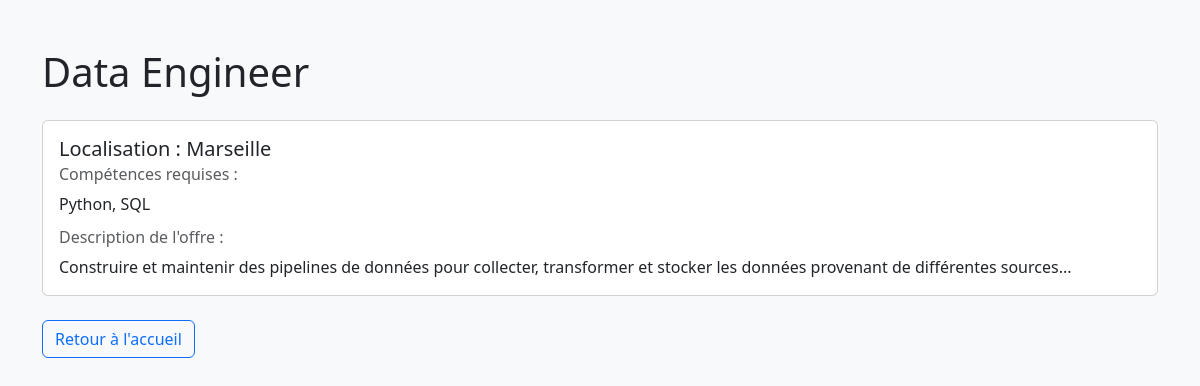
The app's page /offre/3 with its own data.
### app.py (models this page shows)
class OffreEmploi(db.Model):
    id = db.Column(db.Integer, primary_key=True)
    titre = db.Column(db.String(100), nullable=False)
    description = db.Column(db.String(500), nullable=False)
    localisation = db.Column(db.String(100), nullable=False)
    competences = db.Column(db.String(200), nullable=False)
    date_publication = db.Column(db.String(50), nullable=False)

### app.py (the view)
@app.route("/offre/<int:offre_id>")
def view_offre(offre_id):
    offre = OffreEmploi.query.get_or_404(offre_id)
    return render_template("view_offre.html", offre=offre)

### templates/view_offre.html (shortened to what this page needs)
<!DOCTYPE html>
<html lang="fr">
<head>
    <link href="https://cdn.jsdelivr.net/npm/bootstrap@5.3.0/dist/css/bootstrap.min.css" rel="stylesheet">
</head>
<body class="bg-light">
    <div class="container mt-5">
        <h1 class="mb-4">{{ offre.titre }}</h1>
        <div class="card mb-4">
            <div class="card-body">
                <h5 class="card-title">Localisation : {{ offre.localisation }}</h5>
                <h6 class="card-subtitle mb-2 text-muted">Compétences requises :</h6>
                <p class="card-text">{{ offre.competences }}</p>
                <h6 class="card-subtitle mb-2 text-muted">Description de l'offre :</h6>
                <p class="card-text">{{ offre.description }}</p>
            </div>
        </div>
        <a href="{{ url_for('home') }}" class="btn btn-outline-primary">Retour à l'accueil</a>
    </div>
</body>
</html>

### records on screen
OffreEmploi: titre "Data Engineer", localisation "Marseille", competences "Python, SQL", description "Construire et maintenir des pipelines de données pour collecter, transformer et stocker les données provenant de différentes sources..."
